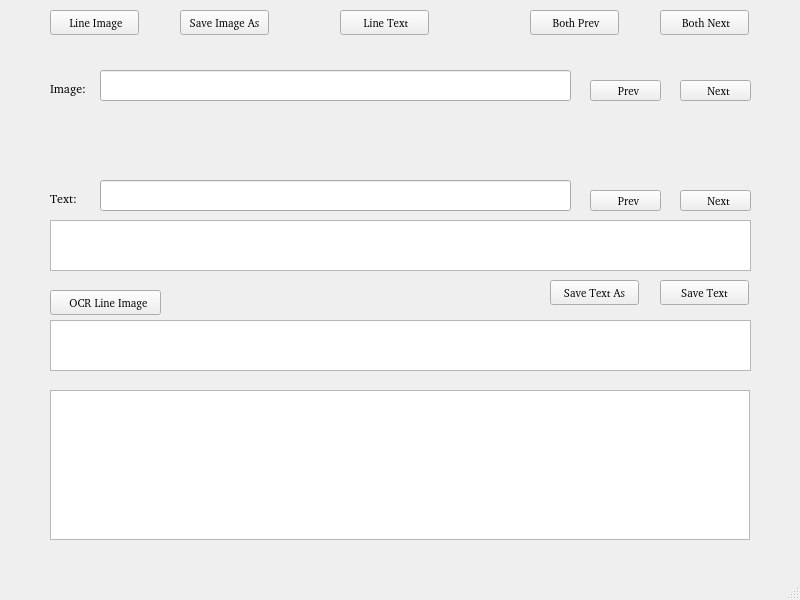
<?xml version="1.0" encoding="UTF-8"?>
<ui version="4.0">
 <class>Grounder</class>
 <widget class="QMainWindow" name="Grounder">
  <property name="geometry">
   <rect>
    <x>0</x>
    <y>0</y>
    <width>800</width>
    <height>600</height>
   </rect>
  </property>
  <property name="font">
   <font>
    <family>FROMVS [MAXR]</family>
   </font>
  </property>
  <property name="windowTitle">
   <string>βϊϐλίον Grounder</string>
  </property>
  <property name="windowIcon">
   <iconset resource="../UI_Icons.qrc">
    <normaloff>:/Icons/Icons/BiblionGrounder.png</normaloff>:/Icons/Icons/BiblionGrounder.png</iconset>
  </property>
  <property name="toolButtonStyle">
   <enum>Qt::ToolButtonIconOnly</enum>
  </property>
  <property name="animated">
   <bool>true</bool>
  </property>
  <widget class="QWidget" name="centralwidget">
   <widget class="QPushButton" name="ImageButton">
    <property name="geometry">
     <rect>
      <x>50</x>
      <y>10</y>
      <width>89</width>
      <height>25</height>
     </rect>
    </property>
    <property name="font">
     <font>
      <pointsize>8</pointsize>
     </font>
    </property>
    <property name="text">
     <string> Line Image</string>
    </property>
    <property name="icon">
     <iconset resource="../UI_Icons.qrc">
      <normaloff>:/Icons/Icons/folder-open-image.png</normaloff>:/Icons/Icons/folder-open-image.png</iconset>
    </property>
   </widget>
   <widget class="QPushButton" name="TextButton">
    <property name="geometry">
     <rect>
      <x>340</x>
      <y>10</y>
      <width>89</width>
      <height>25</height>
     </rect>
    </property>
    <property name="font">
     <font>
      <pointsize>8</pointsize>
     </font>
    </property>
    <property name="text">
     <string> Line Text</string>
    </property>
    <property name="icon">
     <iconset resource="../UI_Icons.qrc">
      <normaloff>:/Icons/Icons/folder-open-document-text.png</normaloff>:/Icons/Icons/folder-open-document-text.png</iconset>
    </property>
   </widget>
   <widget class="QPushButton" name="SaveImgButton">
    <property name="geometry">
     <rect>
      <x>180</x>
      <y>10</y>
      <width>89</width>
      <height>25</height>
     </rect>
    </property>
    <property name="font">
     <font>
      <pointsize>8</pointsize>
     </font>
    </property>
    <property name="text">
     <string>Save Image As</string>
    </property>
    <property name="icon">
     <iconset resource="../UI_Icons.qrc">
      <normaloff>:/Icons/Icons/disk-rename.png</normaloff>:/Icons/Icons/disk-rename.png</iconset>
    </property>
   </widget>
   <widget class="QPushButton" name="BothPrevButton">
    <property name="geometry">
     <rect>
      <x>530</x>
      <y>10</y>
      <width>89</width>
      <height>25</height>
     </rect>
    </property>
    <property name="font">
     <font>
      <pointsize>8</pointsize>
     </font>
    </property>
    <property name="text">
     <string> Both Prev</string>
    </property>
    <property name="icon">
     <iconset resource="../UI_Icons.qrc">
      <normaloff>:/Icons/Icons/ui-button-navigation-back.png</normaloff>:/Icons/Icons/ui-button-navigation-back.png</iconset>
    </property>
   </widget>
   <widget class="QPushButton" name="BothNextButton">
    <property name="geometry">
     <rect>
      <x>660</x>
      <y>10</y>
      <width>89</width>
      <height>25</height>
     </rect>
    </property>
    <property name="font">
     <font>
      <pointsize>8</pointsize>
     </font>
    </property>
    <property name="text">
     <string> Both Next</string>
    </property>
    <property name="icon">
     <iconset resource="../UI_Icons.qrc">
      <normaloff>:/Icons/Icons/ui-button-navigation.png</normaloff>:/Icons/Icons/ui-button-navigation.png</iconset>
    </property>
   </widget>
   <widget class="QLabel" name="Imagelabel">
    <property name="geometry">
     <rect>
      <x>50</x>
      <y>80</y>
      <width>41</width>
      <height>17</height>
     </rect>
    </property>
    <property name="text">
     <string>Image:</string>
    </property>
   </widget>
   <widget class="QLineEdit" name="ImageFileName">
    <property name="geometry">
     <rect>
      <x>100</x>
      <y>70</y>
      <width>471</width>
      <height>31</height>
     </rect>
    </property>
   </widget>
   <widget class="QPushButton" name="PrevImgButton">
    <property name="geometry">
     <rect>
      <x>590</x>
      <y>80</y>
      <width>71</width>
      <height>21</height>
     </rect>
    </property>
    <property name="font">
     <font>
      <pointsize>8</pointsize>
     </font>
    </property>
    <property name="text">
     <string>  Prev</string>
    </property>
    <property name="icon">
     <iconset resource="../UI_Icons.qrc">
      <normaloff>:/Icons/Icons/back_image.png</normaloff>:/Icons/Icons/back_image.png</iconset>
    </property>
   </widget>
   <widget class="QPushButton" name="NextImgButton">
    <property name="geometry">
     <rect>
      <x>680</x>
      <y>80</y>
      <width>71</width>
      <height>21</height>
     </rect>
    </property>
    <property name="font">
     <font>
      <pointsize>8</pointsize>
     </font>
    </property>
    <property name="text">
     <string>  Next</string>
    </property>
    <property name="icon">
     <iconset resource="../UI_Icons.qrc">
      <normaloff>:/Icons/Icons/forward_image.png</normaloff>:/Icons/Icons/forward_image.png</iconset>
    </property>
   </widget>
   <widget class="QLabel" name="ImageView">
    <property name="geometry">
     <rect>
      <x>50</x>
      <y>110</y>
      <width>701</width>
      <height>51</height>
     </rect>
    </property>
    <property name="minimumSize">
     <size>
      <width>700</width>
      <height>50</height>
     </size>
    </property>
    <property name="text">
     <string/>
    </property>
   </widget>
   <widget class="QLineEdit" name="TextFileName">
    <property name="geometry">
     <rect>
      <x>100</x>
      <y>180</y>
      <width>471</width>
      <height>31</height>
     </rect>
    </property>
   </widget>
   <widget class="QLabel" name="Textlabel">
    <property name="geometry">
     <rect>
      <x>50</x>
      <y>190</y>
      <width>41</width>
      <height>17</height>
     </rect>
    </property>
    <property name="text">
     <string>Text:</string>
    </property>
   </widget>
   <widget class="QPushButton" name="NextTxtButton">
    <property name="geometry">
     <rect>
      <x>680</x>
      <y>190</y>
      <width>71</width>
      <height>21</height>
     </rect>
    </property>
    <property name="font">
     <font>
      <pointsize>8</pointsize>
     </font>
    </property>
    <property name="text">
     <string>  Next</string>
    </property>
    <property name="icon">
     <iconset resource="../UI_Icons.qrc">
      <normaloff>:/Icons/Icons/forward_text.png</normaloff>:/Icons/Icons/forward_text.png</iconset>
    </property>
   </widget>
   <widget class="QPushButton" name="PrevTxtButton">
    <property name="geometry">
     <rect>
      <x>590</x>
      <y>190</y>
      <width>71</width>
      <height>21</height>
     </rect>
    </property>
    <property name="font">
     <font>
      <pointsize>8</pointsize>
     </font>
    </property>
    <property name="text">
     <string>  Prev</string>
    </property>
    <property name="icon">
     <iconset resource="../UI_Icons.qrc">
      <normaloff>:/Icons/Icons/back_text.png</normaloff>:/Icons/Icons/back_text.png</iconset>
    </property>
   </widget>
   <widget class="QTextEdit" name="TextFileEdit">
    <property name="geometry">
     <rect>
      <x>50</x>
      <y>220</y>
      <width>701</width>
      <height>51</height>
     </rect>
    </property>
    <property name="font">
     <font>
      <pointsize>24</pointsize>
     </font>
    </property>
   </widget>
   <widget class="QPushButton" name="SaveAsButton">
    <property name="geometry">
     <rect>
      <x>550</x>
      <y>280</y>
      <width>89</width>
      <height>25</height>
     </rect>
    </property>
    <property name="font">
     <font>
      <pointsize>8</pointsize>
     </font>
    </property>
    <property name="text">
     <string>Save Text As</string>
    </property>
    <property name="icon">
     <iconset resource="../UI_Icons.qrc">
      <normaloff>:/Icons/Icons/disk-rename.png</normaloff>:/Icons/Icons/disk-rename.png</iconset>
    </property>
   </widget>
   <widget class="QPushButton" name="SaveButton">
    <property name="geometry">
     <rect>
      <x>660</x>
      <y>280</y>
      <width>89</width>
      <height>25</height>
     </rect>
    </property>
    <property name="font">
     <font>
      <pointsize>8</pointsize>
     </font>
    </property>
    <property name="text">
     <string>Save Text</string>
    </property>
    <property name="icon">
     <iconset resource="../UI_Icons.qrc">
      <normaloff>:/Icons/Icons/disk.png</normaloff>:/Icons/Icons/disk.png</iconset>
    </property>
   </widget>
   <widget class="QPushButton" name="OCRButton">
    <property name="geometry">
     <rect>
      <x>50</x>
      <y>290</y>
      <width>111</width>
      <height>25</height>
     </rect>
    </property>
    <property name="font">
     <font>
      <pointsize>8</pointsize>
     </font>
    </property>
    <property name="text">
     <string>  OCR Line Image</string>
    </property>
    <property name="icon">
     <iconset resource="../UI_Icons.qrc">
      <normaloff>:/Icons/Icons/ocr3.png</normaloff>:/Icons/Icons/ocr3.png</iconset>
    </property>
   </widget>
   <widget class="QTextEdit" name="OCRTextEdit">
    <property name="geometry">
     <rect>
      <x>50</x>
      <y>320</y>
      <width>701</width>
      <height>51</height>
     </rect>
    </property>
   </widget>
   <widget class="QPlainTextEdit" name="ChrRefplainTextEdit">
    <property name="geometry">
     <rect>
      <x>50</x>
      <y>390</y>
      <width>700</width>
      <height>150</height>
     </rect>
    </property>
    <property name="minimumSize">
     <size>
      <width>700</width>
      <height>150</height>
     </size>
    </property>
    <property name="font">
     <font>
      <pointsize>18</pointsize>
     </font>
    </property>
   </widget>
  </widget>
  <widget class="QMenuBar" name="menubar">
   <property name="geometry">
    <rect>
     <x>0</x>
     <y>0</y>
     <width>800</width>
     <height>20</height>
    </rect>
   </property>
  </widget>
  <widget class="QStatusBar" name="statusbar"/>
 </widget>
 <resources>
  <include location="../UI_Icons.qrc"/>
 </resources>
 <connections/>
</ui>
